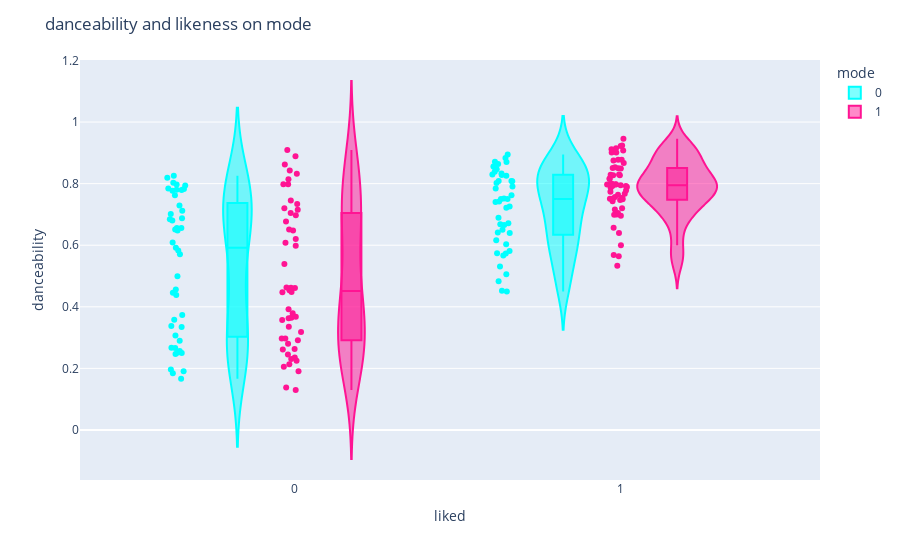

Here is the notebook cell this chart was saved with:
### Code cell
fig = px.violin(spotify, y="danceability", x="liked", color="mode", box=True, points="all", hover_data=spotify.columns, color_discrete_sequence=['cyan', 'deeppink'])
fig.update_layout(title_text="danceability and likeness on mode")
fig.show()

### Figure 1 — Plotly figure (JSON) as saved in the notebook; plotly's stock layout.template omitted (floating-point values rounded to 4 significant figures; data arrays with more than 128 entries replaced by an {"elided": "..."} marker saying what was removed)
{"data": [{"alignmentgroup": "True", "box": {"visible": true}, "customdata": {"elided": "90x12 float values"}, "hovertemplate": "mode=%{customdata[3]}<br>liked=%{x}<br>danceability=%{y}<br>energy=%{customdata[0]}<br>key=%{customdata[1]}<br>loudness=%{customdata[2]}<br>speechiness=%{customdata[4]}<br>acousticness=%{customdata[5]}<br>instrumentalness=%{customdata[6]}<br>liveness=%{customdata[7]}<br>valence=%{customdata[8]}<br>tempo=%{customdata[9]}<br>duration_ms=%{customdata[10]}<br>time_signature=%{customdata[11]}<extra></extra>", "legendgroup": "0", "marker": {"color": "cyan"}, "name": "0", "offsetgroup": "0", "orientation": "v", "points": "all", "scalegroup": "True", "showlegend": true, "type": "violin", "x": [0, 1, 1, 1, 0, 0, 0, 1, 0, 1, 1, 1, 1, 1, 0, 0, 1, 0, 1, 1, 1, 0, 0, 0, 0, 1, 1, 0, 1, 0, 1, 1, 1, 1, 0, 1, 0, 1, 1, 1, 0, 0, 0, 0, 1, 0, 1, 1, 0, 0, 0, 1, 0, 0, 1, 1, 1, 1, 0, 0, 0, 0, 0, 1, 0, 0, 0, 0, 1, 1, 1, 0, 1, 1, 1, 1, 0, 1, 0, 0, 0, 1, 0, 0, 0, 1, 1, 0, 0, 1], "x0": " ", "xaxis": "x", "y": [0.803, 0.762, 0.722, 0.666, 0.794, 0.684, 0.438, 0.802, 0.729, 0.65, 0.809, 0.689, 0.668, 0.573, 0.307, 0.784, 0.895, 0.358, 0.742, 0.603, 0.839, 0.184, 0.373, 0.826, 0.267, 0.616, 0.581, 0.656, 0.809, 0.247, 0.826, 0.506, 0.531, 0.791, 0.68, 0.75, 0.446, 0.74, 0.833, 0.752, 0.701, 0.779, 0.338, 0.78, 0.567, 0.783, 0.83, 0.871, 0.251, 0.819, 0.29, 0.641, 0.256, 0.592, 0.828, 0.671, 0.784, 0.847, 0.25, 0.648, 0.609, 0.777, 0.196, 0.808, 0.456, 0.334, 0.651, 0.266, 0.483, 0.726, 0.75, 0.688, 0.883, 0.87, 0.853, 0.452, 0.191, 0.45, 0.656, 0.712, 0.797, 0.64, 0.571, 0.762, 0.583, 0.864, 0.856, 0.166, 0.499, 0.574], "y0": " ", "yaxis": "y"}, {"alignmentgroup": "True", "box": {"visible": true}, "customdata": {"elided": "105x12 float values"}, "hovertemplate": "mode=%{customdata[3]}<br>liked=%{x}<br>danceability=%{y}<br>energy=%{customdata[0]}<br>key=%{customdata[1]}<br>loudness=%{customdata[2]}<br>speechiness=%{customdata[4]}<br>acousticness=%{customdata[5]}<br>instrumentalness=%{customdata[6]}<br>liveness=%{customdata[7]}<br>valence=%{customdata[8]}<br>tempo=%{customdata[9]}<br>duration_ms=%{customdata[10]}<br>time_signature=%{customdata[11]}<extra></extra>", "legendgroup": "1", "marker": {"color": "deeppink"}, "name": "1", "offsetgroup": "1", "orientation": "v", "points": "all", "scalegroup": "True", "showlegend": true, "type": "violin", "x": [0, 1, 1, 1, 1, 0, 1, 0, 1, 1, 1, 0, 1, 1, 1, 1, 1, 1, 1, 0, 0, 0, 0, 1, 0, 1, 0, 1, 1, 0, 0, 0, 0, 1, 1, 1, 1, 0, 0, 0, 1, 1, 0, 1, 0, 0, 0, 0, 0, 1, 0, 1, 1, 0, 1, 1, 0, 0, 1, 0, 1, 0, 0, 0, 1, 0, 1, 1, 0, 0, 1, 0, 1, 1, 1, 1, 0, 0, 0, 1, 0, 1, 0, 1, 0, 0, 0, 1, 0, 1, 1, 0, 0, 1, 0, 1, 0, 1, 1, 1, 1, 1, 0, 0, 1], "x0": " ", "xaxis": "x", "y": [0.261, 0.787, 0.778, 0.922, 0.853, 0.297, 0.816, 0.297, 0.564, 0.64, 0.85, 0.745, 0.754, 0.797, 0.798, 0.6, 0.867, 0.749, 0.657, 0.291, 0.608, 0.448, 0.648, 0.924, 0.462, 0.878, 0.363, 0.568, 0.757, 0.364, 0.598, 0.318, 0.138, 0.752, 0.797, 0.774, 0.851, 0.843, 0.539, 0.454, 0.827, 0.789, 0.62, 0.83, 0.263, 0.814, 0.651, 0.798, 0.798, 0.908, 0.832, 0.764, 0.901, 0.715, 0.743, 0.792, 0.235, 0.677, 0.875, 0.379, 0.705, 0.28, 0.245, 0.72, 0.878, 0.697, 0.915, 0.696, 0.213, 0.909, 0.816, 0.23, 0.912, 0.827, 0.699, 0.751, 0.392, 0.461, 0.13, 0.829, 0.734, 0.798, 0.357, 0.7, 0.705, 0.368, 0.191, 0.946, 0.889, 0.72, 0.792, 0.335, 0.463, 0.849, 0.205, 0.901, 0.447, 0.716, 0.795, 0.767, 0.8, 0.533, 0.225, 0.862, 0.747], "y0": " ", "yaxis": "y"}], "layout": {"legend": {"title": {"text": "mode"}, "tracegroupgap": 0}, "margin": {"t": 60}, "title": {"text": "danceability and likeness on mode"}, "violinmode": "group", "xaxis": {"anchor": "y", "domain": [0, 1], "title": {"text": "liked"}}, "yaxis": {"anchor": "x", "domain": [0, 1], "title": {"text": "danceability"}}}}
